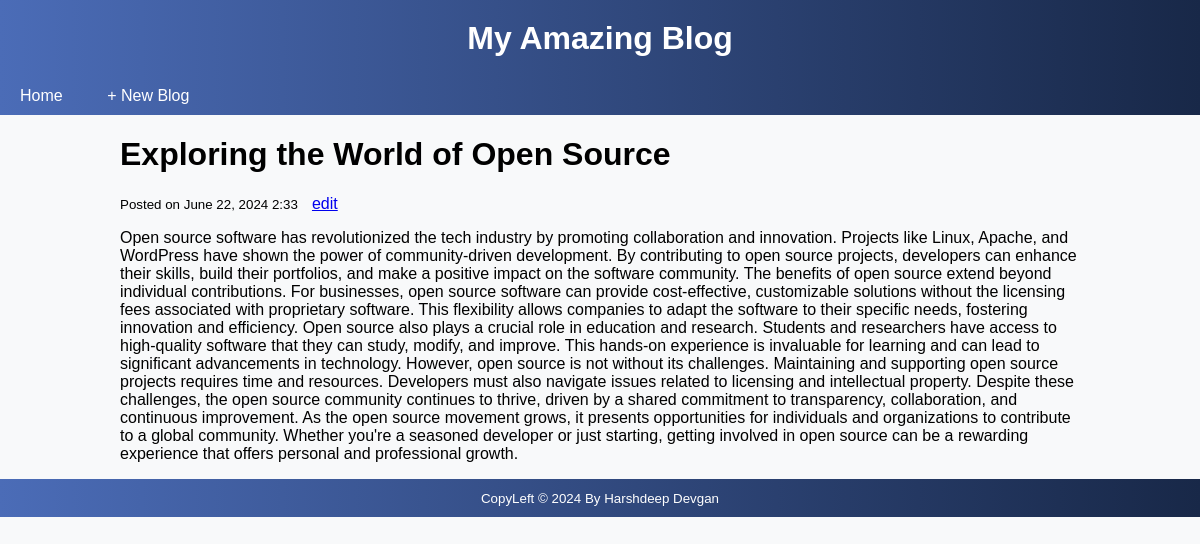
The app's page /show.php?id=8 with its own data.
### tables this page shows
CREATE TABLE `blog` (
  `id` int(11) NOT NULL,
  `title` varchar(100) NOT NULL,
  `date_posted` timestamp NOT NULL DEFAULT current_timestamp(),
  `content` varchar(5000) NOT NULL
);

### show.php (the view, shortened to what this page needs)
<?php
require('connect.php');
if (isset($_GET['id'])) {
    $id = filter_input(INPUT_GET, 'id', FILTER_SANITIZE_NUMBER_INT);
    $query = "SELECT * FROM blog WHERE id = :id";
    $statement = $db->prepare($query);
    $statement->bindValue(':id', $id, PDO::PARAM_INT);
    $statement->execute();
    $blog = $statement->fetch();
} else {
    $id = false;
}
?>
<!DOCTYPE html>
<html lang="en">
<head>
    <link rel="stylesheet" href="main.css">
</head>
<body>
    <header class="my-header">
        <div class="text-area">
            <h1>My Amazing Blog</h1>
        </div>
    </header>
    <?php include('nav.php'); ?>
    <main class="recent-container">
        <?php if ($id) : ?>
            <h1 class="title-blog"><?= $blog['title'] ?></h1>
            <small class="blog-date">Posted on <time datetime="<?= $blog['date_posted'] ?>">
                    <?= date_format(date_create($blog['date_posted']), 'F j, Y G:i') ?><time>
            </small>
            <a href="edit.php?id=<?= $blog['id'] ?>" class="blog-postedit">edit</a>
            <p class="blog-content">
                <?= $blog['content'] ?>
            </p>
        <?php else : ?>
            <p>No blog selected. <a href="?id=1"> Try this link... </a>.</p>
        <?php endif ?>
    </main>
    <?php include('footer.php'); ?>
</body>
</html>

### main.css (style rules this page uses)
body { font-family: Arial, sans-serif; margin: 0; padding: 0; background-color: #f8f9fa; }
.recent-container { width: 80%; margin: 0 auto; }
.my-header { background: linear-gradient(to right, #4b6cb7, #182848); color: #ffffff; text-align: center; padding: 20px 0; }
.my-header h1 { margin: 0; }

### records on screen
blog: title "Exploring the World of Open Source", date_posted "June 22, 2024 2:33", content "Open source software has revolutionized the tech industry by promoting collaboration and innovation. Projects like Linux, Apache, and WordPress have shown the power of community-driven development. By contributing to open source projects, developers can enhance their skills, build their portfolios, and make a positive impact on the software community. The benefits of open source extend beyond individual contributions. For businesses, open source software can provide cost-effective, customizable solutions without the licensing fees associated with proprietary software. This flexibility allows companies to adapt the software to their specific needs, fostering innovation and efficiency. Open…"
